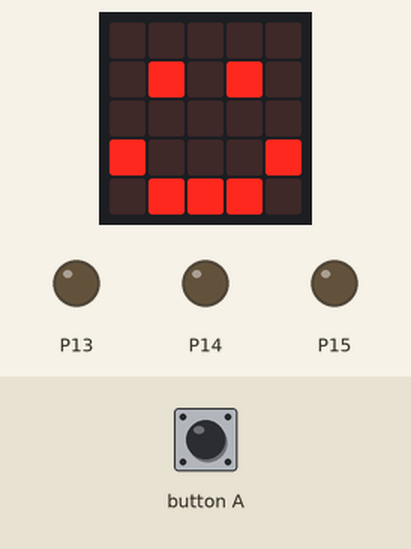
Simulated run of this program. Board: BBC micro:bit (MakeCode). Parts: the board's 5×5 LED display, output pins drawn as LEDs (lit = HIGH). The test bench sets the inputs (shaded band).

Above: at 1.8 s.
1.9 s: button A pressed for 0.15 s
At 3.4 s:
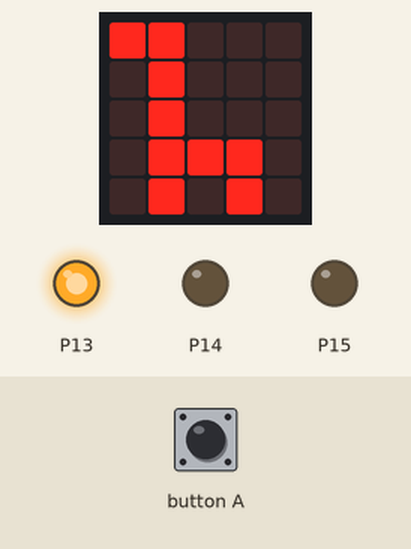
At 10.1 s:
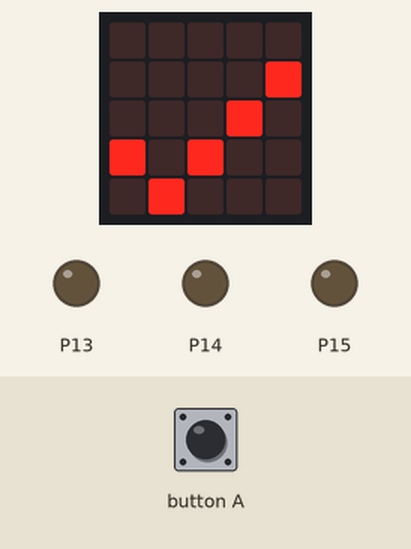
Timing chart, 0 to 11.6 s (numbered marks = the images above; inputs shaded):
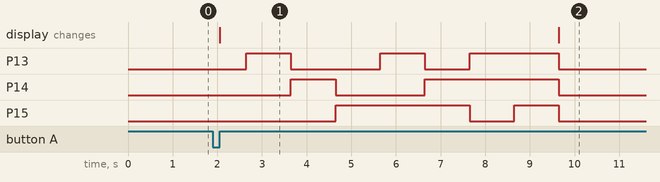

The program:

main.ts
```typescript
// (licence header left out)
basic.clearScreen()
basic.showIcon(IconNames.Happy)

// activate RGB LED
input.onButtonPressed(Button.A, function() {
    basic.clearScreen()
    basic.showIcon(IconNames.Giraffe)
    pins.digitalWritePin(DigitalPin.P13, 0)
    pins.digitalWritePin(DigitalPin.P14, 0)
    pins.digitalWritePin(DigitalPin.P15, 0)

    // red on
    pins.digitalWritePin(DigitalPin.P13, 1)
    basic.pause(1000)

    // green on
    pins.digitalWritePin(DigitalPin.P13, 0)
    pins.digitalWritePin(DigitalPin.P14, 1)
    basic.pause(1000)

    // blue on
    pins.digitalWritePin(DigitalPin.P14, 0)
    pins.digitalWritePin(DigitalPin.P15, 1)
    basic.pause(1000)

    // violet on
    pins.digitalWritePin(DigitalPin.P13, 1)
    basic.pause(1000)

    // cyan on
    pins.digitalWritePin(DigitalPin.P13, 0)
    pins.digitalWritePin(DigitalPin.P14, 1)
    basic.pause(1000)

    // yellow on
    pins.digitalWritePin(DigitalPin.P15, 0)
    pins.digitalWritePin(DigitalPin.P13, 1)
    basic.pause(1000)

    // white on
    pins.digitalWritePin(DigitalPin.P15, 1)
    basic.pause(1000)

    // turn off
    pins.digitalWritePin(DigitalPin.P13, 0)
    pins.digitalWritePin(DigitalPin.P14, 0)
    pins.digitalWritePin(DigitalPin.P15, 0)
    basic.clearScreen()
    basic.showIcon(IconNames.Yes)
})
```

Measured:
- after the input at 1.9 s, P13: goes HIGH 1.0 s, LOW 2.0 s, HIGH 1.0 s, LOW 1.0 s, HIGH 2.0 s, then LOW, starting after 0.75 s; P14: LOW → HIGH after 1.8 s, → LOW 1.0 s later, → HIGH 2.0 s later, → LOW 3.0 s later; P15: LOW → HIGH after 2.8 s, → LOW 3.0 s later, → HIGH 1.0 s later, → LOW 1.0 s later; the display: changes after 0.15 s (image 1)
